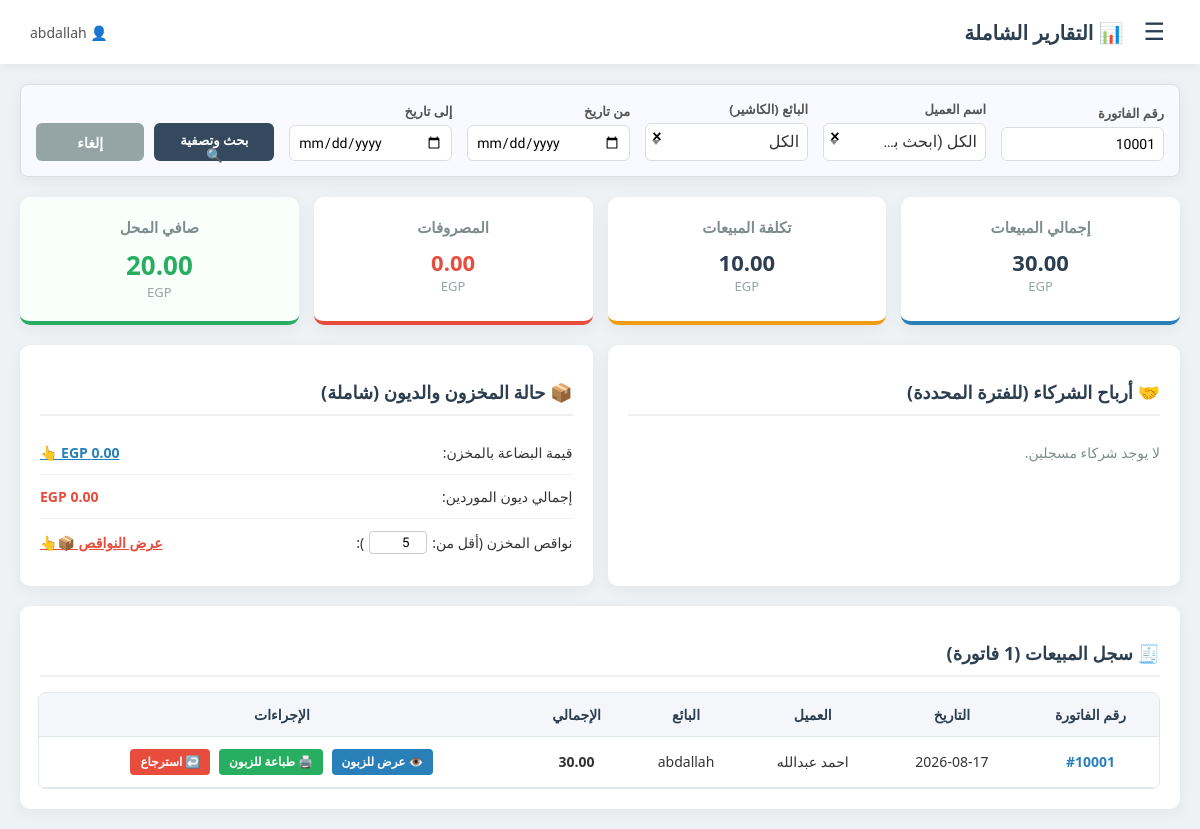
Page /reports?invoice_no=10001 (signed in) on the committed database.
### tables this page shows
CREATE TABLE users (
                        id INTEGER PRIMARY KEY AUTOINCREMENT, 
                        username TEXT NOT NULL, 
                        password TEXT NOT NULL, 
                        role TEXT DEFAULT 'admin'
                    , p_sales_v INTEGER DEFAULT 0, p_sales_a INTEGER DEFAULT 0, p_sales_e INTEGER DEFAULT 0, p_sales_d INTEGER DEFAULT 0, p_prod_v INTEGER DEFAULT 0, p_prod_a INTEGER DEFAULT 0, p_prod_e INTEGER DEFAULT 0, p_prod_d INTEGER DEFAULT 0, p_purch_v INTEGER DEFAULT 0, p_purch_a INTEGER DEFAULT 0, p_purch_e INTEGER DEFAULT 0, p_purch_d INTEGER DEFAULT 0, p_exp_v INTEGER DEFAULT 0, p_exp_a INTEGER DEFAULT 0, p_exp_e INTEGER DEFAULT 0, p_exp_d INTEGER DEFAULT 0, p_rep_v INTEGER DEFAULT 0, p_rep_a INTEGER DEFAULT 0, p_rep_e INTEGER DEFAULT 0, p_rep_d INTEGER DEFAULT 0, p_part_v INTEGER DEFAULT 0, p_part_a INTEGER DEFAULT 0, p_part_e INTEGER DEFAULT 0, p_part_d INTEGER DEFAULT 0, parent_id INTEGER, view_cost TEXT DEFAULT 'all', view_scope TEXT DEFAULT 'own', status TEXT DEFAULT 'active', expiry_date DATE, max_users INTEGER DEFAULT 0, pos_view TEXT DEFAULT 'desktop', allow_mobile_pos INTEGER DEFAULT 0);

CREATE TABLE invoices (
                        id INTEGER PRIMARY KEY AUTOINCREMENT, 
                        invoice_no TEXT NOT NULL, 
                        customer_name TEXT, 
                        customer_phone TEXT, 
                        total_amount REAL NOT NULL, 
                        total_profit REAL NOT NULL, 
                        created_at TIMESTAMP DEFAULT CURRENT_TIMESTAMP
                    , created_by TEXT DEFAULT 'admin', entity_id INTEGER DEFAULT 1);

### routes/reports.py (the view, shortened to what this page needs)
@reports_bp.route('/reports')
def reports_page():
    if not has_perm('rep', 'v'):
        flash('غير مصرح لك بعرض التقارير!', 'error')
        return redirect(url_for('auth.dashboard'))
    conn = get_db_conn()
    cursor = conn.cursor()
    entity = get_entity()
    date_from = request.args.get('date_from', '')
    date_to = request.args.get('date_to', '')
    inv_no_filter = request.args.get('invoice_no', '').strip()
    cust_name_filter = request.args.get('customer_name', '').strip()
    created_by_filter = request.args.get('created_by', '').strip()
    inv_cond = " WHERE 1=1"
    inv_params = []
    exp_cond = " WHERE 1=1"
    exp_params = []
    if entity != 'all':
        inv_cond += " AND invoices.entity_id=?"
        inv_params.append(entity)
        exp_cond += " AND entity_id=?"
        exp_params.append(entity)
    if date_from and date_to:
        inv_cond += " AND date(invoices.created_at) BETWEEN ? AND ?"
        inv_params.extend([date_from, date_to])
        exp_cond += " AND expense_date BETWEEN ? AND ?"
        exp_params.extend([date_from, date_to])
    if inv_no_filter:
        inv_cond += " AND invoices.invoice_no LIKE ?"
        inv_params.append(f"%{inv_no_filter}%")
    if cust_name_filter:
        inv_cond += " AND invoices.customer_name LIKE ?"
        inv_params.append(f"%{cust_name_filter}%")
    if created_by_filter:
        inv_cond += " AND invoices.created_by = ?"
        inv_params.append(created_by_filter)
    cursor.execute(f"SELECT SUM(total_amount), SUM(total_profit) FROM invoices{inv_cond}", inv_params)
    sales_data = cursor.fetchone()
    total_sales = sales_data[0] if sales_data[0] else 0.0
    total_gross_profit = sales_data[1] if sales_data[1] else 0.0
    total_cost = total_sales - total_gross_profit
    cursor.execute(f"SELECT SUM(amount) FROM expenses{exp_cond}", exp_params)
    total_expenses = cursor.fetchone()[0] or 0.0
    net_profit = total_gross_profit - total_expenses
    stats = {
        'total_sales': total_sales,
        'total_cost': total_cost,
        'total_expenses': total_expenses,
        'net_profit': net_profit
    }
    if entity == 'all':
        cursor.execute("SELECT SUM(cost_price * stock_qty) FROM products WHERE stock_qty > 0")
        stock_val = cursor.fetchone()[0] or 0.0
        cursor.execute("SELECT COUNT(*) FROM products WHERE stock_qty < 5")
        low_stock = cursor.fetchone()[0]
        cursor.execute("SELECT SUM(total_amount) FROM purchases WHERE status='pending'")
        supplier_debts = cursor.fetchone()[0] or 0.0
        cursor.execute("SELECT name, profit_share FROM partners")
        partners_db = cursor.fetchall()
        cursor.execute("SELECT DISTINCT customer_name FROM invoices WHERE customer_name IS NOT NULL AND customer_name != '' ORDER BY customer_name")
        unique_custs = [r[0] for r in cursor.fetchall()]
        cursor.execute("SELECT username FROM users UNION SELECT created_by FROM invoices WHERE created_by IS NOT NULL")
        unique_users = sorted([r[0] for r in cursor.fetchall() if r[0]])
    else:
        cursor.execute("SELECT SUM(cost_price * stock_qty) FROM products WHERE stock_qty > 0 AND entity_id=?", (entity,))
        stock_val = cursor.fetchone()[0] or 0.0
        cursor.execute("SELECT COUNT(*) FROM products WHERE stock_qty < 5 AND entity_id=?", (entity,))
        low_stock = cursor.fetchone()[0]
        cursor.execute("SELECT SUM(total_amount) FROM purchases WHERE status='pending' AND entity_id=?", (entity,))
        supplier_debts = cursor.fetchone()[0] or 0.0
        cursor.execute("SELECT name, profit_share FROM partners WHERE entity_id=?", (entity,))
        partners_db = cursor.fetchall()
        cursor.execute("SELECT DISTINCT customer_name FROM invoices WHERE customer_name IS NOT NULL AND customer_name != '' AND entity_id=? ORDER BY customer_name", (entity,))
        unique_custs = [r[0] for r in cursor.fetchall()]
        cursor.execute("SELECT username FROM users WHERE parent_id=? UNION SELECT created_by FROM invoices WHERE created_by IS NOT NULL AND entity_id=?", (session['user_id'], entity))
        unique_users = sorted([r[0] for r in cursor.fetchall() if r[0]])
    inventory_stats = {'stock_value': stock_val, 'low_stock': low_stock, 'supplier_debts': supplier_debts}
    partners_data = []
    cursor.execute(f"SELECT invoices.invoice_no, invoices.created_at, invoices.customer_name, invoices.total_amount, invoices.total_profit, invoices.created_by FROM invoices{inv_cond} ORDER BY invoices.id DESC LIMIT 150", inv_params)
    invoices = cursor.fetchall()
    conn.close()
    return render_template('reports.html', stats=stats, inventory=inventory_stats, partners=partners_data, invoices=invoices, date_from=date_from, date_to=date_to, customers=unique_custs, users=unique_users)

### auth.py (called while the page is built)
def get_entity():
    if session.get('role') == 'owner':
        return 'all'
    if session.get('role') == 'admin':
        return session.get('user_id')
    return session.get('parent_id')

def has_perm(module, action='v'):
    if 'username' not in session:
        return False
    if session.get('role') == 'owner':
        return True
    conn = get_db_conn()
    cursor = conn.cursor()
    try:
        cursor.execute(f"SELECT p_{module}_{action} FROM users WHERE id=?", (session['user_id'],))
        res = cursor.fetchone()
        conn.close()
        return bool(res and res[0] == 1)
    except:
        conn.close()
        return False

### database.py (called while the page is built)
def get_db_conn():
    conn = sqlite3.connect('store_db.sqlite', timeout=20)
    conn.execute('PRAGMA journal_mode=WAL;')
    return conn

### templates/reports.html (shortened to what this page needs)
<!DOCTYPE html>
<html dir="rtl" lang="ar">
<head>
    <link href="https://cdn.jsdelivr.net/npm/select2@4.1.0-rc.0/dist/css/select2.min.css" rel="stylesheet" />
</head>
<body>
    <header class="top-navbar">
        <div class="nav-right">
            <button class="menu-btn" onclick="toggleMenu()">☰</button>
            <h1>📊 التقارير الشاملة</h1>
        </div>
        <div class="user-info"><span>👤 {{ session['username'] }}</span></div>
    </header>
    <div class="main-container">
        <form class="card filters-row" action="/reports" method="GET">
            <div class="form-group">
                <label>رقم الفاتورة</label>
                <input type="text" name="invoice_no" value="{{ request.args.get('invoice_no', '') }}" placeholder="بحث برقم الفاتورة...">
            </div>
            <div class="form-group">
                <label>اسم العميل</label>
            </div>
            <div class="form-group">
                <label>البائع (الكاشير)</label>
            </div>
            <div class="form-group">
                <label>من تاريخ</label>
                <input type="date" name="date_from" value="{{ date_from }}">
            </div>
            <div class="form-group">
                <label>إلى تاريخ</label>
                <input type="date" name="date_to" value="{{ date_to }}">
            </div>
            <div class="filter-actions" style="display: flex; gap: 10px;">
                <button type="submit" class="btn-filter">بحث وتصفية 🔍</button>
                <a href="/reports" class="btn-reset">إلغاء</a>
            </div>
        </form>
        <div class="kpi-container">
            <div class="kpi-box sales">
                <h3>إجمالي المبيعات</h3>
                <div class="value">{{ "{:,.2f}".format(stats.total_sales) }}</div>
                <div class="currency">EGP</div>
            </div>
            {% if session.get('view_cost') == 'all' %}
            <div class="kpi-box cost">
                <h3>تكلفة المبيعات</h3>
                <div class="value">{{ "{:,.2f}".format(stats.total_cost) }}</div>
                <div class="currency">EGP</div>
            </div>
            <div class="kpi-box expenses">
                <h3>المصروفات</h3>
                <div class="value">{{ "{:,.2f}".format(stats.total_expenses) }}</div>
                <div class="currency">EGP</div>
            </div>
            <div class="kpi-box profit">
                <h3>صافي المحل</h3>
                <div class="value">{{ "{:,.2f}".format(stats.net_profit) }}</div>
                <div class="currency">EGP</div>
            </div>
            {% endif %}
        </div>
        <div class="grid-sections">
            {% if session.get('view_cost') in ['all', 'own'] %}
            <div class="card">
                <h2 class="section-title">🤝 أرباح الشركاء (للفترة المحددة)</h2>
                <ul class="info-list">
                    {% if partners %}
                        {% for p in partners %}
                        <li>
                            <span>{{ p.name }} ({{ p.share }}%)</span>
                            <span class="text-success">{{ "{:,.2f}".format(p.net) }} EGP</span>
                        </li>
                        {% endfor %}
                    {% else %}
                        <li><span style="color: #7f8c8d;">لا يوجد شركاء مسجلين.</span></li>
                    {% endif %}
                </ul>
            </div>
            {% endif %}
            <div class="card">
                <h2 class="section-title">📦 حالة المخزون والديون (شاملة)</h2>
                <ul class="info-list">
                    {% if session.get('view_cost') == 'all' %}
                    <li>
                        <span>قيمة البضاعة بالمخزن:</span>
                        <b class="clickable-item" onclick="openStockModal()">{{ "{:,.2f}".format(inventory.stock_value) }} EGP 👆</b>
                    </li>
                    <li>
                        <span>إجمالي ديون الموردين:</span>
                        <b class="text-danger">{{ "{:,.2f}".format(inventory.supplier_debts) }} EGP</b>
                    </li>
                    {% endif %}
                    <li>
                        <div style="display: flex; align-items: center; gap: 5px;">
                            <span>نواقص المخزن (أقل من:</span>
                            <input type="number" id="low_stock_input" value="5" style="width: 50px; padding: 3px; border: 1px solid #ccc; border-radius: 4px; text-align: center; font-family: 'Tajawal';">
                            <span>):</span>
                        </div>
                        <b class="clickable-item text-danger" style="color: #e74c3c;" onclick="openLowStockModal()">عرض النواقص 📦👆</b>
                    </li>
                </ul>
            </div>
        </div>
        <div class="card">
            <h2 class="section-title">🧾 سجل المبيعات ({{ invoices|length }} فاتورة)</h2>
            <div class="table-responsive">
                <table>
                    <thead>
                        <tr>
                            <th>رقم الفاتورة</th>
                            <th>التاريخ</th>
                            <th>العميل</th>
                            <th>البائع</th>
                            <th>الإجمالي</th>
                            <th>الإجراءات</th>
                        </tr>
                    </thead>
                    <tbody>
                        {% for inv in invoices %}
                        <tr>
                            <td style="font-weight: bold; color: #2980b9;">#{{ inv[0] }}</td>
                            <td>{{ inv[1][:10] }}</td>
                            <td>{{ inv[2] }}</td>
                            <td>{{ inv[5] or 'غير محدد' }}</td>
                            <td style="font-weight: bold;">{{ "{:,.2f}".format(inv[3]) }}</td>
                            <td class="action-cell">
                                <button class="btn-view" onclick="viewInvoice('{{ inv[0] }}')">👁️ عرض للزبون</button>
                                <a href="/print_old_invoice/{{ inv[0] }}" target="_blank" class="btn-print">🖨️ طباعة للزبون</a>
                                {% if session.get('p_rep_d') %}
                                <button class="btn-return" onclick="returnInvoice('{{ inv[0] }}')">↩️ استرجاع</button>
                                {% endif %}
                            </td>
                        </tr>
                        {% else %}
                        <tr>
                            <td colspan="6" style="padding: 20px; color: #7f8c8d;">لا توجد مبيعات تتطابق مع البحث.</td>
                        </tr>
                        {% endfor %}
                    </tbody>
                </table>
            </div>
        </div>
    </div>
</body>
</html>

### rows in the picture
users: username "abdallah"
invoices: invoice_no "10001", created_at "2026-08-17", customer_name "احمد عبدالله", created_by "abdallah", total_amount "30.00"

### other values in the picture
{{ "{:,.2f}".format(stats.total_sales) }} "30.00"
{{ "{:,.2f}".format(stats.total_cost) }} "10.00"
{{ "{:,.2f}".format(stats.total_expenses) }} "0.00"
{{ "{:,.2f}".format(stats.net_profit) }} "20.00"
{{ "{:,.2f}".format(inventory.stock_value) }} "0.00"
